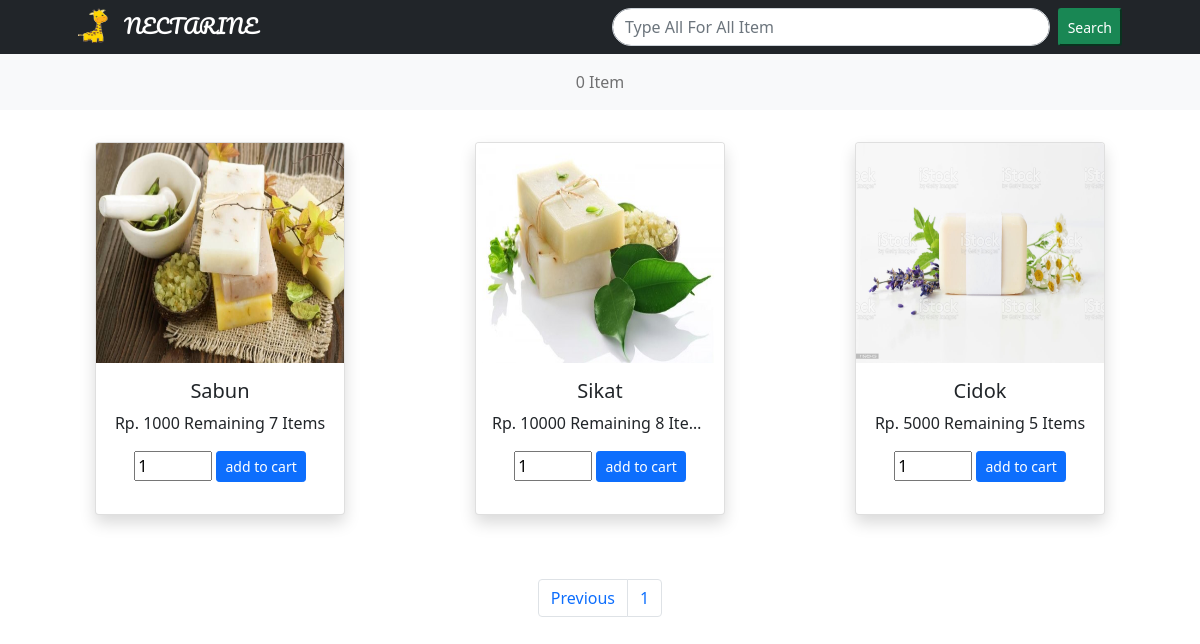
Screenshot of /src/kategori.php with the database file from the repository.
### tables this page shows
CREATE TABLE `barang` (
  `idbarang` bigint(255) NOT NULL AUTO_INCREMENT,
  `idsupplier` bigint(255) NOT NULL,
  `namabarang` varchar(255) NOT NULL,
  `hargabarang` bigint(255) NOT NULL,
  `gambar` varchar(255) NOT NULL,
  `deskripsi` varchar(255) NOT NULL,
  PRIMARY KEY (`idbarang`),
  UNIQUE KEY `namabarang` (`namabarang`),
  KEY `idsupplier` (`idsupplier`),
  CONSTRAINT `barang_ibfk_1` FOREIGN KEY (`idsupplier`) REFERENCES `supplier` (`idsupplier`)
);

### src/kategori.php (the view, shortened to what this page needs)
<?php
  include_once("../inc/koneksi.php");
  if(isset($_POST['query']) && $_POST['query'] != null && strtolower($_POST['query']) != "all"){
    $query = $conn->query("SELECT * FROM barang where namabarang like '%".$_POST['query']."%'");
  }else{
    $query = $conn->query("SELECT * FROM barang");
  }
  $barang = array();
  while($row = $query -> fetch_assoc()){
      array_push($barang, array(
          'idbarang' => $row['idbarang'],
          'namabarang' => $row['namabarang'],
          'hargabarang' => $row['hargabarang'],
          'gambar' => $row['gambar'],
          'deskripsi' => $row['deskripsi'],
      ));
  };
  $jumlahCart = 0;
?>
<!doctype html>
<html lang="en">
  <head>
    <link href="https://cdn.jsdelivr.net/npm/bootstrap@5.1.3/dist/css/bootstrap.min.css" rel="stylesheet">
    <link rel="stylesheet" href="https://unpkg.com/aos@next/dist/aos.css" />
  </head>
  <body>
    <nav class="navbar navbar-dark bg-dark sticky-top">
        <div class="container d-flex justify-content-center">
          <div class="row container-fluid">
            <div class="col">
              <a class="navbar-brand" href="../index.php" style="font-family:Pacifico;">
                  <img src="../img/logo.png" alt="" width="30" height="35" class="d-inline-block  align-text-top me-3">NECTARINE
              </a>
            </div>
            <div class="col">
              <form class="d-flex" method="post">
                <input class="form-control me-2 rounded-pill" type="search" placeholder="Type All For All Item" aria-label="Search" size="75" name="query">
                <button class="btn-sm btn-success" type="submit">Search</button>
              </form>
            </div>
        </div>
    </nav>
    <nav class="navbar navbar-expand navbar-light bg-light">
      <div class="container text-center">
        <div class="mx-auto">
          <div class="" id="navbarNav">
            <ul class="navbar-nav">
              <li class="nav-item">
                    <a class="nav-link" href="#"><?php echo $jumlahCart." Item"; ?></a>
              </li>
            </ul>
          </div>
        </div>
    </nav>
    <div class="container">
      <div class=" row mt-3" id="card">
      <?php
        if(isset($_GET['page'])){
          $start = ($_GET['page']-1)*12;
        }else{
          $start = 1;
        }
        $end = $start + 12;
        for($i = $start; $i < $end;$i++){
          if(isset($barang[$i]) ){
            $masuk = $conn->query("SELECT SUM(jumlahbarang) AS jmlmas FROM rincibarangmasuk WHERE idbarang=".$barang[$i]['idbarang']);
            $keluar = $conn->query("SELECT SUM(jumlahbarang) AS jmlkel FROM rincitransaksi WHERE idbarang=".$barang[$i]['idbarang']);
            $sisastok = $masuk->fetch_assoc()['jmlmas'] - $keluar->fetch_assoc()['jmlkel'];
            if($sisastok < 1){
              continue;
            }
      ?>
            <div class="col text-center "  >
              <div class="card text-dark mb-3 shadow mt-3 mx-auto"  id="c" data-toggle="tooltip" data-placement="bottom" title="<?php echo $barang[$i]['deskripsi'] ?>" data-aos="<?php if($i % 2 != 0){echo "fade-left";}else{echo "fade-right";}?>" data-aos-duration="1500">
                <img src="../img/<?php echo $barang[$i]['gambar'] ?>" class="card-img-top" alt="Image Not Available..." id="i">
                <div class="card-body">
                  <h5 class="card-title text-truncate"><?php echo $barang[$i]['namabarang'] ?></h5>
                  <p class="card-text text-truncate"><?php
                  echo "Rp. ".$barang[$i]['hargabarang']." Remaining ".$sisastok." Items";
                  ?>
                    <form method="post">
                      <input  type="number" step="1" min="1" max="<?php echo $sisastok ?>" name="quantity" value="1" title="Qty" class="input-text qty text" size="50" pattern="" inputmode="">
                      <button  class="btn btn-primary btn-sm" type="submit" name="cart" value="<?php echo $barang[$i]['namabarang'] ?>" id="btc">
                        add to cart
                      </button>
                    </form>
                  </p>
                </div>
              </div>
            </div>
      <?php
          }else{
            continue;
          }
        }
      ?>
    </div>
    <div class="container mx-auto mt-5" id="pagination" data-aos="flip-left" data-aos-duration="1000">
          <ul class="pagination justify-content-center">
            <li class="page-item">
              <a class="page-link" href="./kategori.php?page=<?php
                if(isset($_GET['page']) && $_GET['page'] != 1){
                  echo $_GET['page']-1;
                }else{
                  echo "1";
                }
              ?>" tabindex="-1">Previous</a>
            </li>
            <?php
              for($j = 0; $j < count($barang)/12;$j++){
            ?>
                <li class="page-item">
                  <a class="page-link" href="./kategori.php?page=<?php echo $j+1;?>"><?php echo $j+1;?></a>
                </li>
            <?php
              }
            ?>
          </ul>
    </div>
  </body>
</html>

### src/kategori.php (style rules this page uses)
@media only screen and (min-width: 600px) { #i { height: 220px; } }
@media only screen and (min-width: 600px) { #c { max-width: 250px; } }
@media only screen and (min-width: 600px) { #btc { margin-top: -3px; } }

### rows the page displays
barang: gambar (picture), namabarang "Sabun", hargabarang "1000", sisastok "7"
barang: gambar (picture), namabarang "Sikat", hargabarang "10000", sisastok "8"
barang: gambar (picture), namabarang "Cidok", hargabarang "5000", sisastok "5"

### other values shown
$jumlahCart "0"
